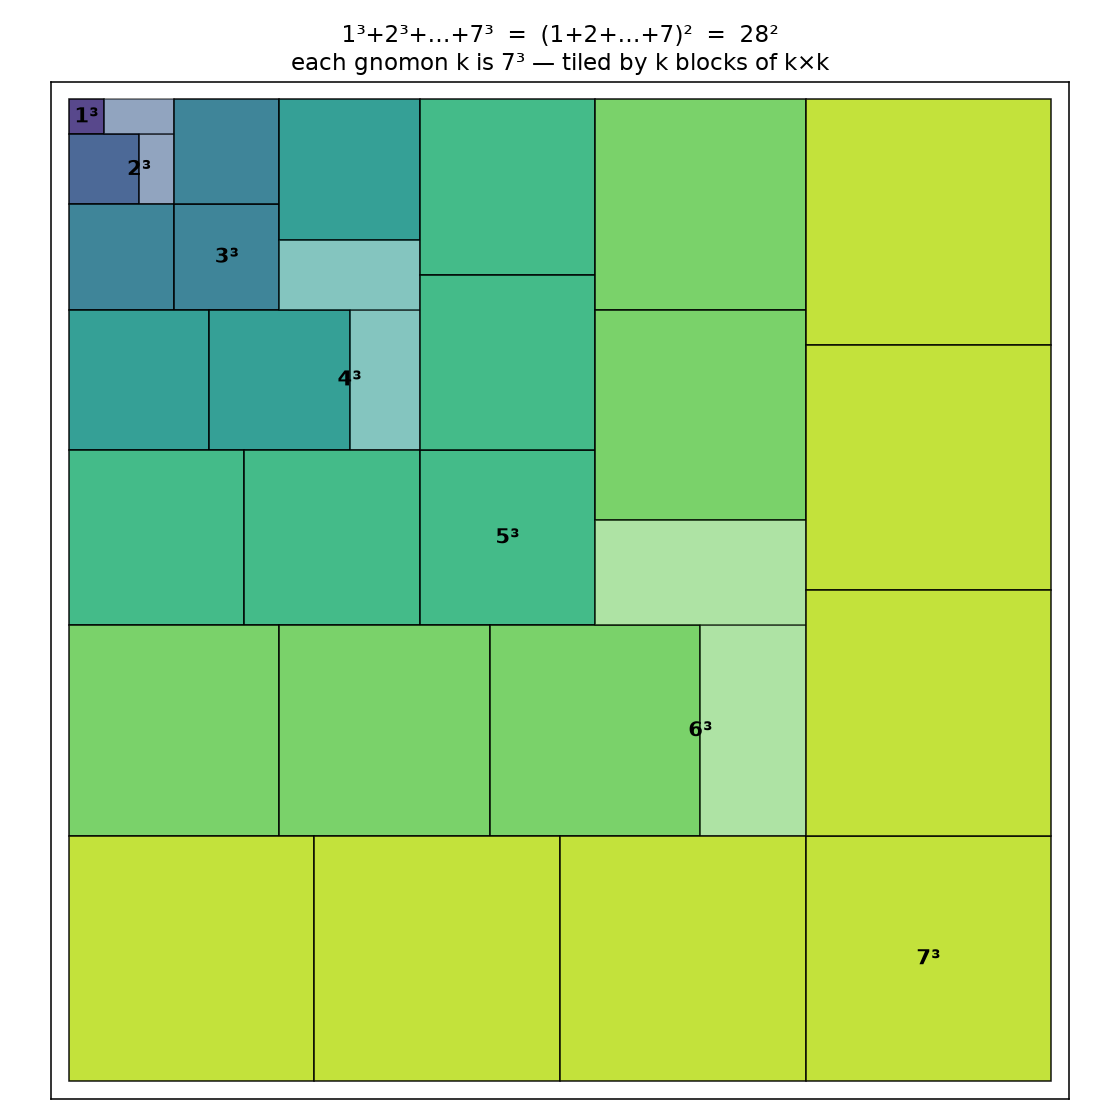

The script that saved this image:
"""nicomachus.py — proof without words: sum k^3 = (sum k)^2.

Nicomachus' identity. The square of side T(n)=n(n+1)/2
partitions into nested L-gnomons; gnomon k has area
T(k)^2 - T(k-1)^2 = k * (T(k)+T(k-1)) = k * k^2 = k^3.

The drawing shows each gnomon actually TILED by k blocks
of side k: for odd k they fit whole; for even k one block
splits into two halves that live at opposite gnomon ends.
"""

import numpy as np
import matplotlib
matplotlib.use('Agg')
import matplotlib.pyplot as plt
from matplotlib.patches import Rectangle

N = 7


def T(k):
    return k * (k + 1) // 2


def gnomon_tiles(k):
    """Rectangles (x, y, w, h, half?) tiling gnomon k with k
    blocks of area k*k each (half blocks pair up)."""
    tiles = []
    tk, tm = T(k), T(k - 1)
    # top strip: y in [tm, tk), height k, width tk
    x = 0
    while x + k <= tk:
        tiles.append((x, tm, k, k, False))
        x += k
    if x < tk:                               # even k: half corner
        tiles.append((x, tm, tk - x, k, True))
    # left strip: x in [tm, tk), width k, height tm
    y = 0
    while y + k <= tm:
        tiles.append((tm, y, k, k, False))
        y += k
    if y < tm:                               # even k: half
        tiles.append((tm, y, k, tm - y, True))
    return tiles


if __name__ == '__main__':
    # numeric check
    lhs = sum(k ** 3 for k in range(1, N + 1))
    rhs = T(N) ** 2
    print(f'sum k^3 (k=1..{N}) = {lhs} == T({N})^2 = {rhs}:',
          lhs == rhs)

    # area check of the tiling: every gnomon == k^3
    for k in range(1, N + 1):
        area = sum(w * h for _, _, w, h, _ in gnomon_tiles(k))
        assert area == k ** 3, (k, area)
    print('tiling: every gnomon tiles to exactly k^3: OK')

    fig, ax = plt.subplots(figsize=(8, 8))
    cmap = plt.cm.viridis(np.linspace(0.15, 0.9, N))
    for k in range(1, N + 1):
        for x, y, w, h, half in gnomon_tiles(k):
            ax.add_patch(Rectangle((x, y), w, h,
                                   facecolor=cmap[k - 1],
                                   edgecolor='k', lw=0.8,
                                   alpha=0.55 if half else 0.9))
        # label gnomon inside its corner region
        ax.text(T(k - 1) + k / 2, T(k) - k / 2, f'{k}³',
                ha='center', va='center', fontsize=11,
                fontweight='bold')
    S = T(N)
    ax.set_xlim(-0.5, S + 0.5)
    ax.set_ylim(-0.5, S + 0.5)
    ax.set_aspect('equal')
    ax.invert_yaxis()
    ax.set_xticks([])
    ax.set_yticks([])
    ax.set_title(f'1³+2³+…+{N}³  =  (1+2+…+{N})²  =  {S}²\n'
                 f'each gnomon k is {k}³ — tiled by k blocks of k×k',
                 fontsize=12)
    fig.tight_layout()
    fig.savefig('math/nicomachus.png', dpi=140)
    print('-> math/nicomachus.png')
